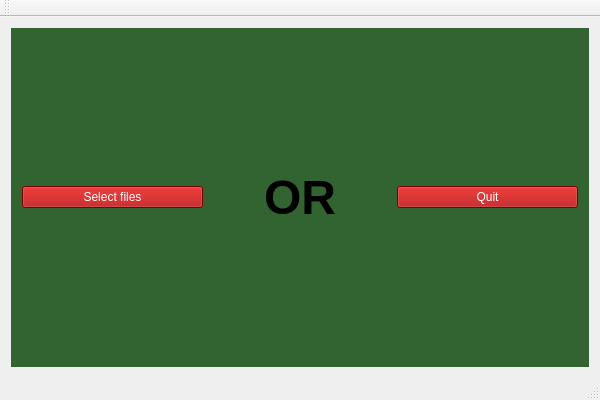
<?xml version="1.0" encoding="UTF-8"?>
<ui version="4.0">
 <class>MainWindow</class>
 <widget class="QMainWindow" name="MainWindow">
  <property name="geometry">
   <rect>
    <x>0</x>
    <y>0</y>
    <width>600</width>
    <height>400</height>
   </rect>
  </property>
  <property name="windowTitle">
   <string>MainWindow</string>
  </property>
  <widget class="QWidget" name="centralWidget">
   <layout class="QGridLayout" name="gridLayout">
    <item row="1" column="0">
     <widget class="QStackedWidget" name="stackedWidget">
      <property name="currentIndex">
       <number>0</number>
      </property>
      <widget class="QWidget" name="startpage">
       <property name="styleSheet">
        <string notr="true">background-color: rgb(50, 100, 50);
</string>
       </property>
       <layout class="QGridLayout" name="gridLayout_2">
        <item row="0" column="0">
         <layout class="QHBoxLayout" name="horizontalLayout">
          <item>
           <widget class="QPushButton" name="fileButton">
            <property name="cursor">
             <cursorShape>PointingHandCursor</cursorShape>
            </property>
            <property name="styleSheet">
             <string notr="true">background-color: rgb(170, 0, 0);
color: rgb(255, 255, 255);</string>
            </property>
            <property name="text">
             <string>Select files</string>
            </property>
           </widget>
          </item>
          <item>
           <widget class="QLabel" name="label">
            <property name="text">
             <string>&lt;html&gt;&lt;head/&gt;&lt;body&gt;&lt;p&gt;&lt;span style=&quot; font-size:36pt; font-weight:600;&quot;&gt;OR&lt;/span&gt;&lt;/p&gt;&lt;/body&gt;&lt;/html&gt;</string>
            </property>
            <property name="textFormat">
             <enum>Qt::AutoText</enum>
            </property>
            <property name="alignment">
             <set>Qt::AlignCenter</set>
            </property>
           </widget>
          </item>
          <item>
           <widget class="QPushButton" name="quitButton">
            <property name="cursor">
             <cursorShape>PointingHandCursor</cursorShape>
            </property>
            <property name="styleSheet">
             <string notr="true">background-color: rgb(170, 0, 0);
color: rgb(255, 255, 255);</string>
            </property>
            <property name="text">
             <string>Quit</string>
            </property>
           </widget>
          </item>
         </layout>
        </item>
       </layout>
      </widget>
      <widget class="QWidget" name="inputpage">
       <property name="styleSheet">
        <string notr="true"/>
       </property>
       <layout class="QGridLayout" name="gridLayout_4">
        <item row="1" column="0">
         <widget class="QLabel" name="label_3">
          <property name="text">
           <string>Initial number of bacteria per team</string>
          </property>
         </widget>
        </item>
        <item row="0" column="0">
         <widget class="QLabel" name="label_4">
          <property name="text">
           <string>Size of game board</string>
          </property>
         </widget>
        </item>
        <item row="1" column="2">
         <widget class="QSpinBox" name="bacteriaNumber"/>
        </item>
        <item row="0" column="3">
         <spacer name="horizontalSpacer_8">
          <property name="orientation">
           <enum>Qt::Horizontal</enum>
          </property>
          <property name="sizeHint" stdset="0">
           <size>
            <width>40</width>
            <height>20</height>
           </size>
          </property>
         </spacer>
        </item>
        <item row="0" column="2">
         <widget class="QSpinBox" name="boardSize"/>
        </item>
        <item row="2" column="0">
         <spacer name="verticalSpacer_3">
          <property name="orientation">
           <enum>Qt::Vertical</enum>
          </property>
          <property name="sizeHint" stdset="0">
           <size>
            <width>20</width>
            <height>40</height>
           </size>
          </property>
         </spacer>
        </item>
        <item row="2" column="2">
         <layout class="QHBoxLayout" name="horizontalLayout_8">
          <item>
           <spacer name="horizontalSpacer_9">
            <property name="orientation">
             <enum>Qt::Horizontal</enum>
            </property>
            <property name="sizeHint" stdset="0">
             <size>
              <width>40</width>
              <height>20</height>
             </size>
            </property>
           </spacer>
          </item>
          <item>
           <layout class="QVBoxLayout" name="verticalLayout_5">
            <item>
             <widget class="QPushButton" name="playButton">
              <property name="cursor">
               <cursorShape>PointingHandCursor</cursorShape>
              </property>
              <property name="styleSheet">
               <string notr="true">background-color: rgb(170, 0, 0);
color: rgb(255, 255, 255);</string>
              </property>
              <property name="text">
               <string>PLAY</string>
              </property>
             </widget>
            </item>
            <item>
             <spacer name="verticalSpacer_4">
              <property name="orientation">
               <enum>Qt::Vertical</enum>
              </property>
              <property name="sizeHint" stdset="0">
               <size>
                <width>20</width>
                <height>40</height>
               </size>
              </property>
             </spacer>
            </item>
           </layout>
          </item>
          <item>
           <spacer name="horizontalSpacer_10">
            <property name="orientation">
             <enum>Qt::Horizontal</enum>
            </property>
            <property name="sizeHint" stdset="0">
             <size>
              <width>40</width>
              <height>20</height>
             </size>
            </property>
           </spacer>
          </item>
         </layout>
        </item>
       </layout>
      </widget>
      <widget class="QWidget" name="gamepage">
       <layout class="QGridLayout" name="gridLayout_3" columnstretch="5,1">
        <item row="0" column="0">
         <widget class="QTableView" name="tableView"/>
        </item>
        <item row="0" column="1">
         <widget class="QTableView" name="teamsList">
          <property name="sizePolicy">
           <sizepolicy hsizetype="Expanding" vsizetype="Expanding">
            <horstretch>0</horstretch>
            <verstretch>0</verstretch>
           </sizepolicy>
          </property>
          <attribute name="horizontalHeaderVisible">
           <bool>false</bool>
          </attribute>
          <attribute name="horizontalHeaderHighlightSections">
           <bool>false</bool>
          </attribute>
          <attribute name="verticalHeaderVisible">
           <bool>false</bool>
          </attribute>
          <attribute name="verticalHeaderHighlightSections">
           <bool>false</bool>
          </attribute>
         </widget>
        </item>
       </layout>
      </widget>
     </widget>
    </item>
   </layout>
  </widget>
  <widget class="QMenuBar" name="menuBar">
   <property name="geometry">
    <rect>
     <x>0</x>
     <y>0</y>
     <width>600</width>
     <height>25</height>
    </rect>
   </property>
  </widget>
  <widget class="QToolBar" name="mainToolBar">
   <attribute name="toolBarArea">
    <enum>TopToolBarArea</enum>
   </attribute>
   <attribute name="toolBarBreak">
    <bool>false</bool>
   </attribute>
  </widget>
  <widget class="QStatusBar" name="statusBar"/>
 </widget>
 <layoutdefault spacing="6" margin="11"/>
 <resources/>
 <connections/>
</ui>
